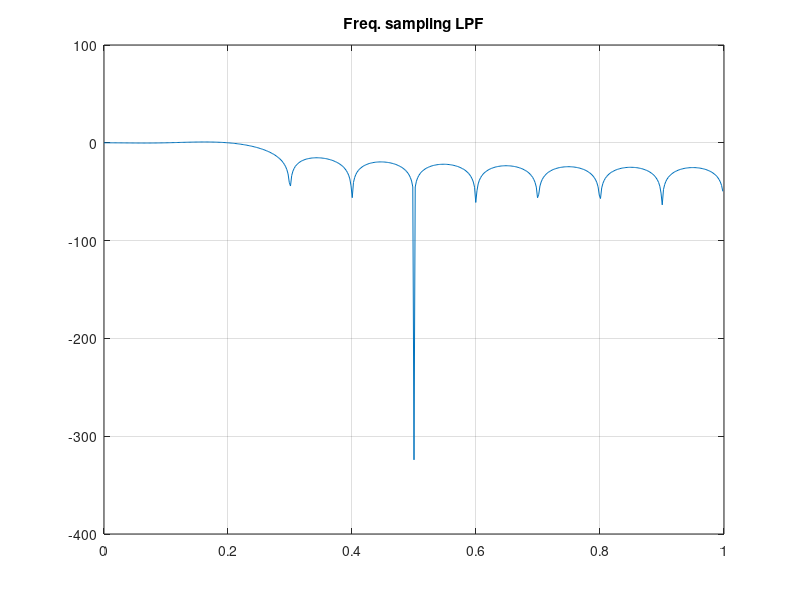

This chart was generated by the following MATLAB code:
clc; clear; close all;
M = 20;
Hr = [1 1 1 zeros(1,15) 1 1]; % desired |H|, symmetric
k1 = 0:floor((M-1)/2); k2 = floor((M-1)/2)+1:M-1;
al = (M-1)/2;
ph = [-al*2*pi*k1/M, al*2*pi*(M-k2)/M];
b = real(ifft(Hr.*exp(1j*ph), M));
[h,w] = freqz(b,1);
plot(w/pi,20*log10(abs(h))); grid on; title('Freq. sampling LPF');
